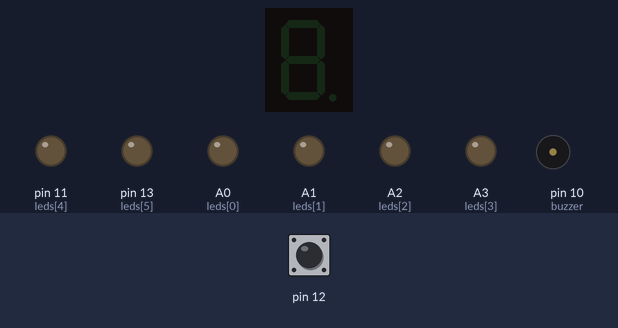
Bench run of a sketch on a simulated Arduino Uno, built with avr-gcc and run on an emulated ATmega328P. Shown: 1-digit seven-segment display, output pins drawn as LEDs (lit = HIGH), buzzer (waves = sounding). Wiring (inferred from the names in the program): 1-digit 7-segment display, segments lit when HIGH: segments pin 7, pin 6, pin 4, pin 3, pin 2, pin 8, pin 9. The inputs (shaded band) are chosen by the test bench; at power-on: pin 12 HIGH. Random numbers use the default seed unless the sketch sets one; the segment pins are drawn as the display they are named for; pins used as bus, display or sensor lines are not drawn.

Above: at 1.2 s.
1.3 s: pin 12 pulled LOW for 0.25 s
At 2.4 s:
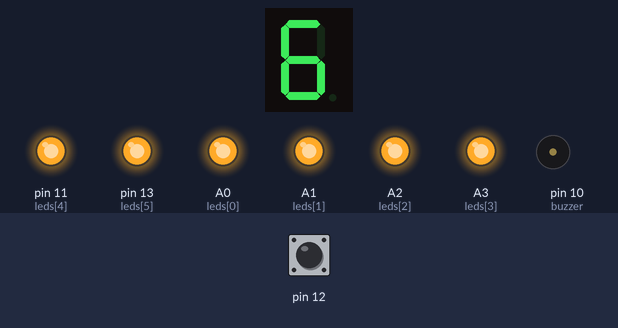
3.5 s: pin 12 pulled LOW for 1 s
At 5.8 s:
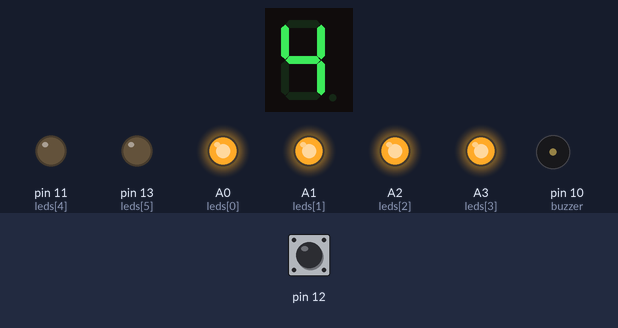
6.3 s: pin 12 pulled LOW for 0.25 s
At 6.94 s:
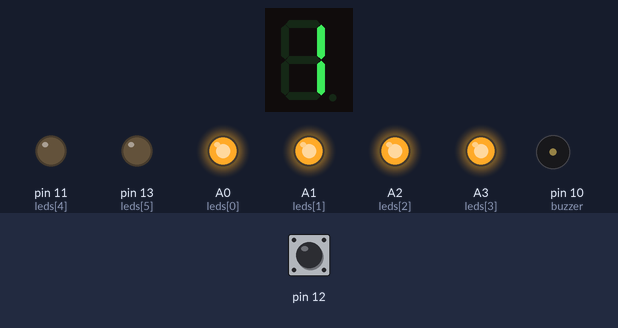
8.3 s: pin 12 pulled LOW for 3.2 s
At 12.7 s:
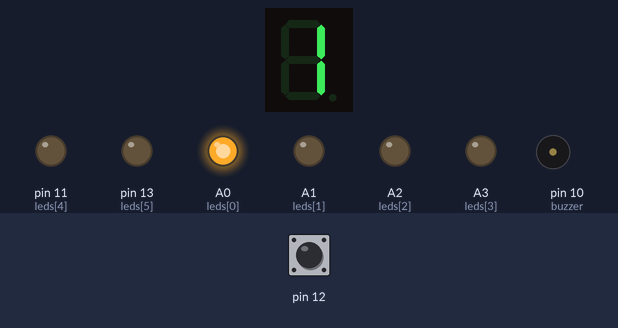
13.0 s: pin 12 pulled LOW for 0.25 s
At 14.2 s:
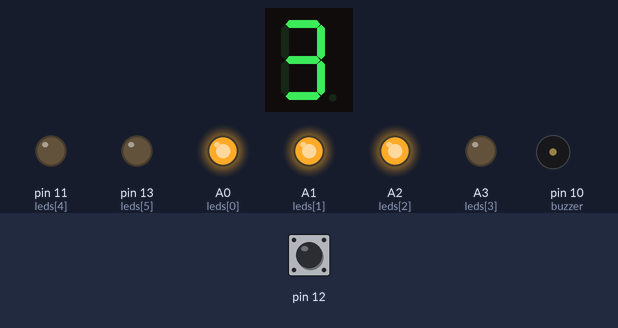
15.1 s: pin 12 pulled LOW for 1 s
At 17.6 s:
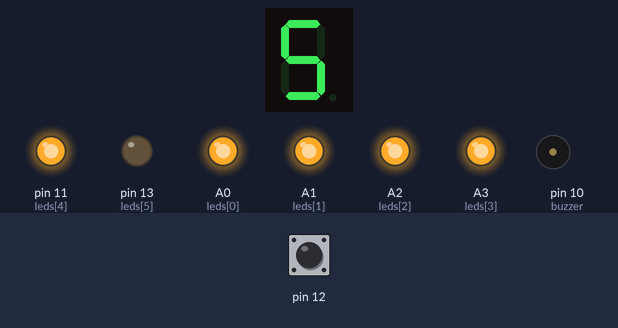
Timing chart, 0 to 18.9 s (numbered marks = the images above; inputs shaded):
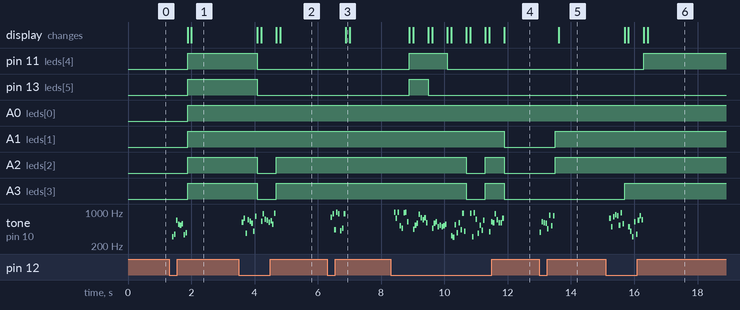

Measured:
- after the input at 1.3 s, pin 11 (leds[4]), pin 13 (leds[5]): LOW → HIGH after 0.58 s
- after the input at 3.5 s, pin 11 (leds[4]), pin 13 (leds[5]): HIGH → LOW after 0.58 s
- after the input at 6.3 s, tone on pin 10 (buzzer): plays 778 Hz for 0.05 s, 916 Hz for 0.05 s, 435 Hz for 0.05 s, 997 Hz for 0.05 s, 926 Hz for 0.05 s, 412 Hz for 0.05 s … (8 notes in this stretch), starting after 0.11 s; the display: changes after 0.59 s (image 3)
- after the input at 8.3 s, pin 11 (leds[4]): LOW → HIGH after 0.59 s, → LOW 1.2 s later; pin 13 (leds[5]): LOW → HIGH after 0.59 s, → LOW 0.60 s later
- after the input at 13.0 s, A1 (leds[1]), A2 (leds[2]): LOW → HIGH after 0.50 s; tone on pin 10 (buzzer): plays 388 Hz for 0.05 s, 623 Hz for 0.05 s, 605 Hz for 0.05 s, 582 Hz for 0.05 s, 452 Hz for 0.05 s, 866 Hz for 0.05 s … (8 notes in this stretch), starting at once; the display: changes after 0.62 s (image 5)
- after the input at 15.1 s, pin 11 (leds[4]): LOW → HIGH after 1.2 s; A3 (leds[3]): LOW → HIGH after 0.60 s

The sketch:

Electronic_dice_arduino_code.ino
```cpp
const int A = 7;
const int B = 6;
const int C = 4;
const int D = 3;
const int E = 2;
const int F = 8;
const int G = 9;
const int buzzer = 10; // Buzzer connected to pin 10
const int leds[6] = {A0, A1, A2, A3, 11, 13};
int random_int = 0;
void setup() {
pinMode(A, OUTPUT);
pinMode(B, OUTPUT);
pinMode(C, OUTPUT);
pinMode(D, OUTPUT);
pinMode(E, OUTPUT);
pinMode(F, OUTPUT);
pinMode(G, OUTPUT);
pinMode(12, INPUT_PULLUP);
pinMode(buzzer, OUTPUT); // Buzzer output pin
for (int i = 0; i < 6; i++) {
pinMode(leds[i], OUTPUT);
}
}
void lightLEDs(int count) {
for(int i = 0; i < 6; i++) {
if (i < count) {
digitalWrite(leds[i], HIGH);
} else {
digitalWrite(leds[i], LOW);
}
}
}
void loop() {
int pusshed = digitalRead(12);
if (pusshed == LOW) {
//digitalWrite(buzzer, HIGH); // Buzzer ON
//delay(100);
//digitalWrite(buzzer, LOW);  // Buzzer OFF
for (int i = 0; i < 8; i++) {
int freq = random(300, 1000); // random pitch
tone(buzzer, freq, 50);
delay(60);
// play tone for 50 ms
// small pause
}
noTone(buzzer); // stop sound
random_int = random(1, 7); // Random number from 1 to 6
lightLEDs(random_int);
one(); delay(20);
two(); delay(20);
three(); delay(20);
four(); delay(20);
five(); delay(20);
six(); delay(20);
}
else {
switch(random_int) {
case 1: one(); break;
case 2: two(); break;
case 3: three(); break;
case 4: four(); break;
case 5: five(); break;
case 6: six(); break;
}
lightLEDs(random_int); // keep LEDs lit
delay(200);
}
}
void one(){
digitalWrite(A, LOW);
digitalWrite(B, HIGH);
digitalWrite(C, HIGH);
digitalWrite(D, LOW);
digitalWrite(E, LOW);
digitalWrite(F, LOW);
digitalWrite(G, LOW);
}
void two(){
digitalWrite(A, HIGH);
digitalWrite(B, HIGH);
digitalWrite(C, LOW);
digitalWrite(D, HIGH);
digitalWrite(E, HIGH);
digitalWrite(F, LOW);
digitalWrite(G, HIGH);
}
void three(){
digitalWrite(A, HIGH);
digitalWrite(B, HIGH);
digitalWrite(C, HIGH);
digitalWrite(D, HIGH);
digitalWrite(E, LOW);
digitalWrite(F, LOW);
digitalWrite(G, HIGH);
}
void four(){
digitalWrite(A, LOW);
digitalWrite(B, HIGH);
digitalWrite(C, HIGH);
digitalWrite(D, LOW);
digitalWrite(E, LOW);
digitalWrite(F, HIGH);
digitalWrite(G, HIGH);
}
void five(){
digitalWrite(A, HIGH);
digitalWrite(B, LOW);
digitalWrite(C, HIGH);
digitalWrite(D, HIGH);
digitalWrite(E, LOW);
digitalWrite(F, HIGH);
digitalWrite(G, HIGH);
}
void six(){
digitalWrite(A, HIGH);
digitalWrite(B, LOW);
digitalWrite(C, HIGH);
digitalWrite(D, HIGH);
digitalWrite(E, HIGH);
digitalWrite(F, HIGH);
digitalWrite(G, HIGH);
}
```
